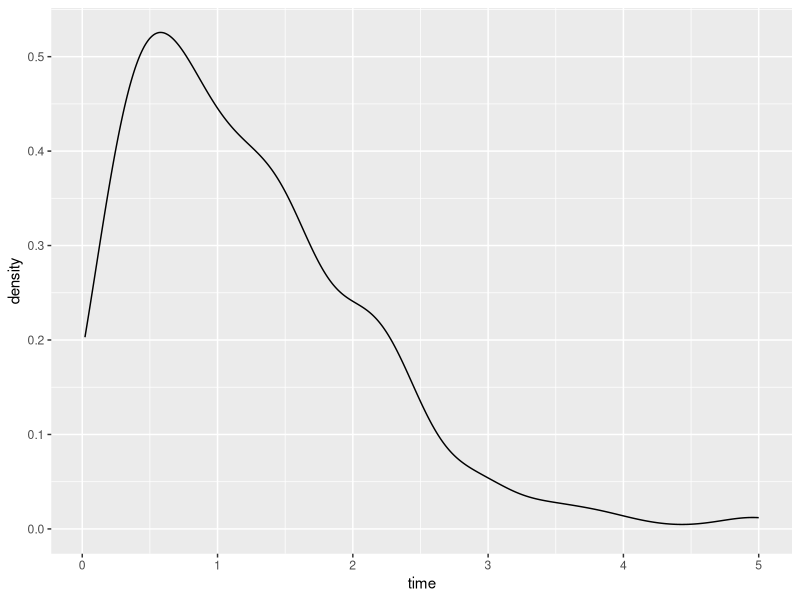
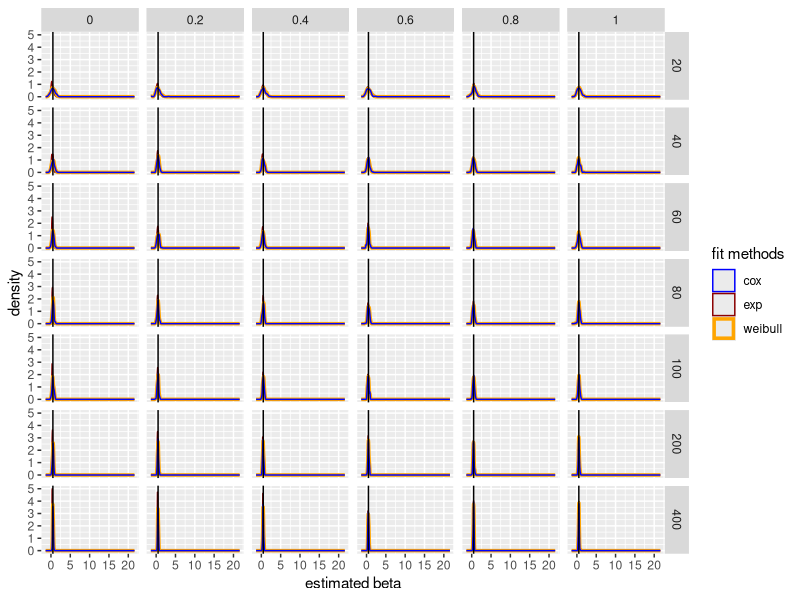
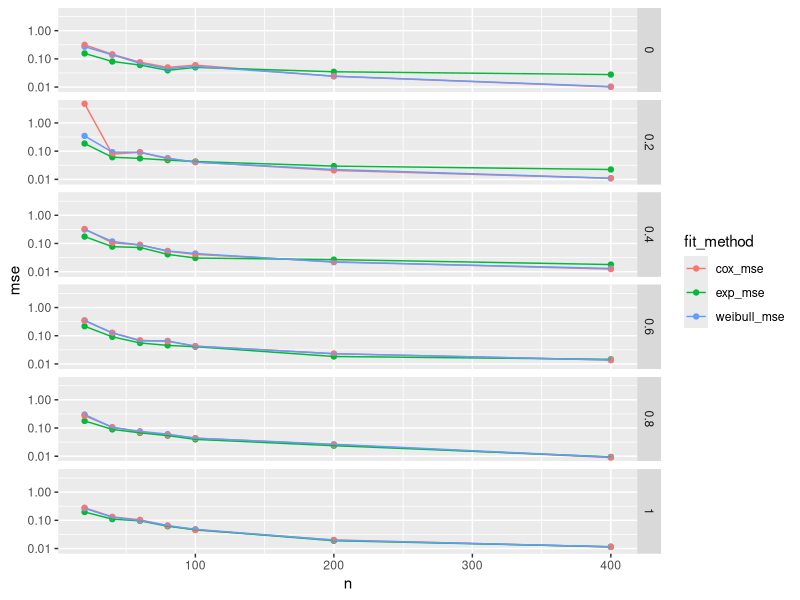
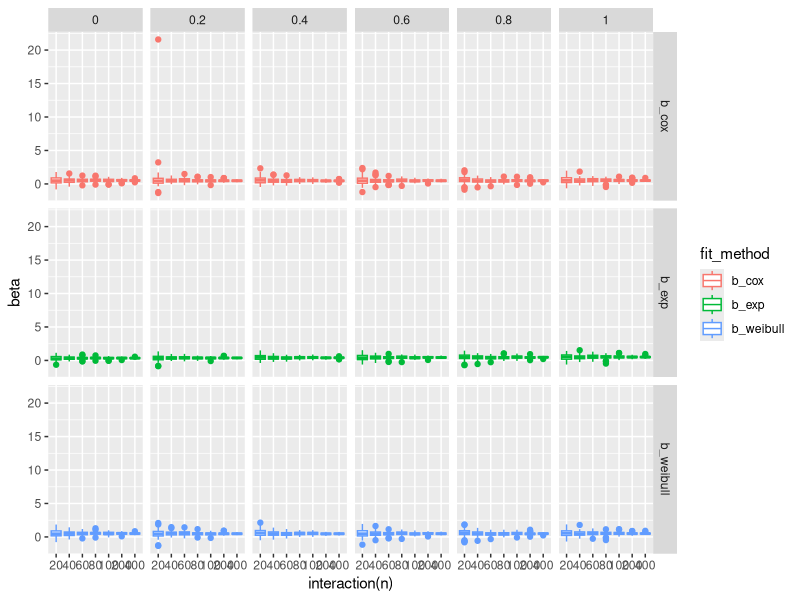

These figures' R source, in order:
## ---- chunk 1
library(tidyverse)
library(caret)
library(survival)
## ---- chunk 2
cox = function(u, x, lambda, alpha, beta){
    time = (1/alpha) * log(1 - (alpha * log(u) / (lambda * exp(beta * x))))
  }
## ---- chunk 3

simdat = function(n, p, lambda = 0.5, gamma = 1.5, eff = list()) {
  # randomly assign group
  x1 = rbinom(n, 1, 0.5)
  
  u = runif(n)
  useExp = runif(n) < p 
  # generating mixed data
  t =  useExp * (-log(u) / (lambda * exp(eff$b1 * x1))) + (1 - useExp) * (-log(u) / (lambda * exp(eff$b1 * x1)))^(1 / gamma)
  
  # two features
  # x2 = rbinom(n, 1, 0.5)
  # t =  useExp * (-log(u) / (lambda * exp(eff$b1 * x1))) + (1 - useExp) * (-log(u) / (lambda * exp(eff$b2 * x2)))^(1 / gamma)
  
  t[t < 1/365] = 1/365
  t[t == 1 / 365] = t[t == 1 / 365] + rnorm(length(t[t == 1 / 365]), 0, 1e-4)
  t = abs(t)
  
  e = as.numeric(t < 5)
  t = pmin(t, 5)
  
  name = paste("n =", n, ", p =", p, ", eff =", eff[[1]])
  
  return(tibble(name = name, time = t, event = e, x1 = x1))
  # two features
  # return(tibble(name = name, time = t, event = e, x1 = x1, x2 = x2))
}
## ---- chunk 4
data = simdat(500, 0, eff = list(b1 = 0.5))

data %>% 
  ggplot() +
  geom_density(aes(x = time))
## ---- chunk 5
fit_exp = function(df) {
  fit.exponential = survreg(Surv(time, event) ~ x1, dist = "exponential", data = df)
  return(as.numeric(-fit.exponential$coefficients[-1]))
}

fit_weibull = function(df) {
  fit.weibull <- survreg(Surv(time, event) ~ x1, dist = "weibull", data = df)
  return(as.numeric(-fit.weibull$coefficients[-1] / fit.weibull$scale))
}

fit_cox = function(df) {
  fit.cox <- coxph(Surv(time, event) ~ x1, data = df)
  return(as.numeric(fit.cox$coefficients))
}
## ---- chunk 6
param_grid = expand.grid(p = seq(0, 1, by = 0.2), n = c(20, 40, 60, 80, 100, 200, 400), rep = 1:100)

sim_dat = param_grid %>% 
  mutate(
    data = map2(n, p, ~simdat(n = .x, p = .y, eff = list(b1 = 0.5)))
  ) %>% 
  mutate(
    b_exp = map_dbl(data, fit_exp),
    b_weibull = map_dbl(data, fit_weibull),
    b_cox = map_dbl(data, fit_cox)
  )

sim_dat %>% 
  ggplot() +
  geom_density(aes(x = b_exp, color = "darkred"), alpha = 0.6) +
  geom_density(aes(x = b_weibull, color = "orange" ), size = 1.2) +
  geom_density(aes(x = b_cox, color = "blue"), alpha = 0.3) +
  geom_vline(xintercept = 0.5) +
  facet_grid(n~p) +
  xlab("estimated beta") +
  scale_colour_manual(name = 'fit methods', 
        values =c('blue'='blue','darkred'='darkred', 'orange' = 'orange'), labels = c('cox','exp', 'weibull'))
## ---- chunk 7
mse = sim_dat %>% 
  select(-data, -rep) %>%
  mutate(
    b_exp = (b_exp - 0.5)^2,
    b_weibull = (b_weibull - 0.5)^2,
    b_cox = (b_cox - 0.5)^2
  ) %>% 
  group_by(n, p) %>% 
  summarize(
    exp_mse = mean(b_exp),
    weibull_mse = mean(b_weibull),
    cox_mse = mean(b_cox)
  ) %>% 
  pivot_longer("exp_mse":"cox_mse", names_to = "fit_method", values_to = "mse") %>% 
  mutate(fit_method = as.factor(fit_method)) 
  
  
ggplot(mse, aes(x = n, y = mse, color = fit_method)) +
  geom_point() +
  geom_line() +
  scale_y_log10() +
  facet_grid("p")
## ---- chunk 8
sim_dat %>% 
  select(-data, -rep) %>% 
  pivot_longer("b_exp":"b_cox", names_to = "fit_method", values_to = "beta") %>% 
  ggplot(aes(x = interaction(n), y = beta, color = fit_method)) +
  geom_boxplot() +
  facet_grid(fit_method~ p)
